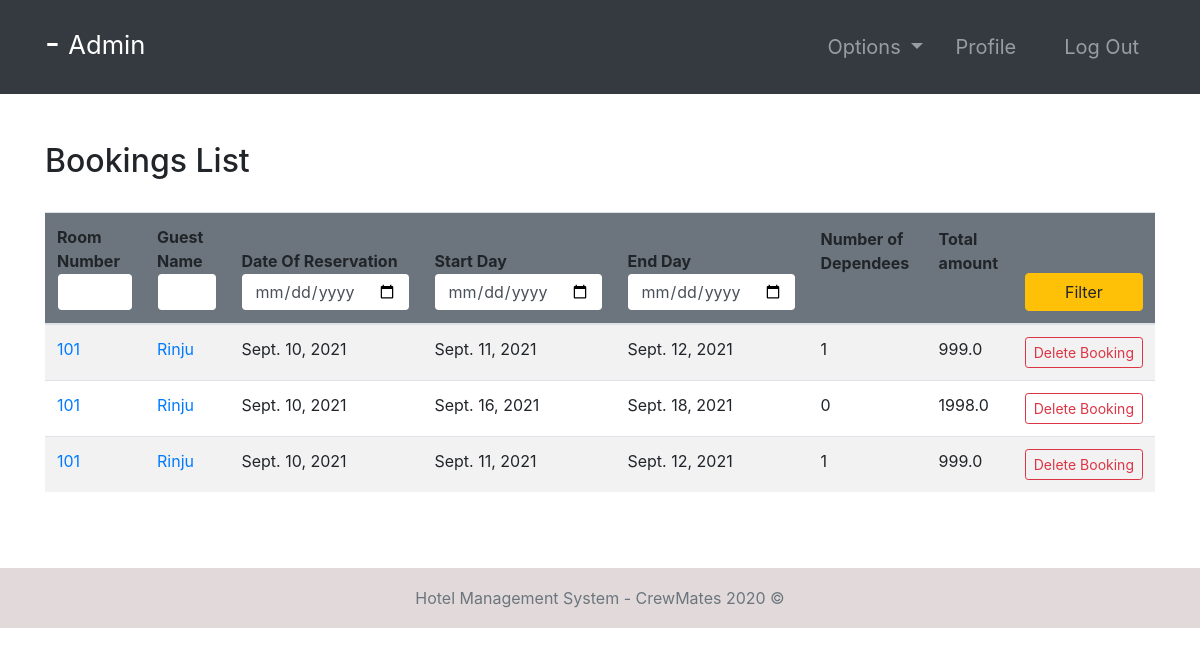
The page /bookings/ (signed in) on the database its author committed.
### room/models.py (models this page shows, shortened)
class Booking(models.Model):
    roomNumber = models.ForeignKey(Room, on_delete=models.CASCADE)
    guest = models.ForeignKey(Guest, null=True, on_delete=models.CASCADE)
    dateOfReservation = models.DateField(default=timezone.now)
    startDate = models.DateField()
    endDate = models.DateField()
    def numOfDep(self):
        return Dependees.objects.filter(booking=self).count()

class Room(models.Model):
    ROOM_TYPES = (
        ('King', 'King'),
        ('Luxury', 'Luxury'),
        ('Normal', 'Normal'),
        ('Economic', 'Economic'),
    )
    number = models.IntegerField(primary_key=True)
    capacity = models.SmallIntegerField()
    numberOfBeds = models.SmallIntegerField()
    roomType = models.CharField(max_length=20, choices=ROOM_TYPES)
    price = models.FloatField()
    statusStartDate = models.DateField(null=True)
    statusEndDate = models.DateField(null=True)

### accounts/models.py (models this page shows, shortened)
class Guest(models.Model):
    user = models.OneToOneField(User, null=True, on_delete=models.CASCADE)
    phoneNumber = PhoneNumberField(unique=True)

### room/views.py (the view, shortened to what this page needs)
# urls.py: path('bookings/', bookings, name="bookings"),
@login_required(login_url='login')
def bookings(request):
    import datetime
    role = str(request.user.groups.all()[0])
    path = role + "/"
    bookings = Booking.objects.all()
    totals = {}  # <booking : total>
    for booking in bookings:
        start_date = datetime.datetime.strptime(
            str(booking.startDate), "%Y-%m-%d")
        end_date = datetime.datetime.strptime(str(booking.endDate), "%Y-%m-%d")
        numberOfDays = abs((end_date-start_date).days)
        price = Room.objects.get(number=booking.roomNumber.number).price
        total = price * numberOfDays
        totals[booking] = total
    context = {
        "role": role,
        'bookings': bookings,
        'totals': totals
    }
    return render(request, path + "bookings.html", context)

### Templates/admin/bookings.html
{% extends '../index.html' %}
{% block context %}
{% include '../common_pages/bookings.html' %}
{% endblock %}

### Templates/incs/nav.html (shortened to what this page needs)
<nav class="navbar navbar-dark bg-dark navbar-expand-lg py-3 " role="navigation">
    <div class="container">
        <a href="" class="navbar-brand">
            <h2 class="text-capitalize">
                {{ request.user.first_name }} {{ request.user.last_name }} -
                <small>
                    {{ role }}
                </small>
            </h2>
        </a>
        <div class="collapse navbar-collapse" id="navbarTags">
            <ul class="navbar-nav ml-auto">
                <li class="nav-item dropdown p-2">
                    <a class="nav-link dropdown-toggle" href="#" id="navbarDropdown" role="button"
                        data-toggle="dropdown" aria-haspopup="true" aria-expanded="false">
                        Options
                    </a>
                </li>
                <li class="nav-item mr-3 p-2">
                    {% if role == 'staff' or role == 'receptionist' or role == 'admin' or role == 'manager' %}
                    <a href="{% url 'employee-profile' user.id %}" class="nav-link">Profile</a>
                    {% endif %}
                </li>
                <li class="nav-item p-2 ">
                    <a href="{% url 'logout' %}" class="nav-link">Log Out</a>
                </li>
            </ul>
        </div>
    </div>
</nav>

### Templates/common_pages/bookings.html (shortened to what this page needs)
<div class="container py-5">
    <div class="table-header row">
        <div class="col-sm-12 col-md-12 col-lg-4 mb-4">
            <h2>Bookings List</h2>
        </div>
    </div>
    <table class="table table-hover table-striped">
        <thead class="bg-secondary rounded">
            <tr>
                <form action="" method="POST">
                    <th>Room Number<input type="number" min="0" name="number" value="{{number}}"
                            class="form-control border border-secondary"></th>
                    <th>Guest Name<input type="text" name="name" value="{{name}}"
                            class="form-control border border-secondary"></th>
                    <th>Date Of Reservation<input type="date" name="rez" value="{{rez}}"
                            class="form-control border border-secondary"></th>
                    <th>Start Day<input type="date" name="fd" value="{{fd}}"
                            class="form-control border border-secondary"></th>
                    <th>End Day<input type="date" name="ed" value="{{ed}}" class="form-control border border-secondary">
                    </th>
                    <th class="pb-5">Number of Dependees</th>
                    <th class="pb-5">Total amount</th>
                    <th><button type="submit" name="filter" class="btn btn-warning w-100">Filter</button></th>
                </form>
            </tr>
        </thead>
        <tbody>
            {% for b in bookings %}
            <tr>
                <td><a href="{% url 'room-profile' b.roomNumber.number %}">{{b.roomNumber.number}}</a></td>
                <td><a href="{% url 'guest-profile' b.guest.user.id %}">{{b.guest.user.first_name}}</a></td>
                <td>{{ b.dateOfReservation }}</td>
                <td>{{ b.startDate }}</td>
                <td>{{ b.endDate }}</td>
                <td>{{ b.numOfDep }}</td>
                <td>
                    {% for key, value in totals.items %}
                    {% if key == b %}
                    {{ value }}
                    {% endif %}
                    {% endfor %}
                </td>
                {% if role == "admin" or role == 'manager' %}
                <td> <a href="{% url 'deleteBooking' b.id %}"
                        class="btn btn-sm btn-outline-danger">Delete&nbsp;Booking</a></td>
                {% endif %}
            </tr>
            {% endfor %}
        </tbody>
    </table>
</div>

### static/css/main.css (style rules this page uses)
* { margin: 0; padding: 0; -webkit-font-smoothing: antialiased; }
body { position: relative; }
nav .nav-item { font-size: 20px; }

### rows shown on the page
Booking: roomNumber.number "101", guest.user.first_name "Rinju", dateOfReservation "Sept. 10, 2021", startDate "Sept. 11, 2021", endDate "Sept. 12, 2021", numOfDep "1", value "999.0"
Booking: roomNumber.number "101", guest.user.first_name "Rinju", dateOfReservation "Sept. 10, 2021", startDate "Sept. 16, 2021", endDate "Sept. 18, 2021", numOfDep "0", value "1998.0"
Booking: roomNumber.number "101", guest.user.first_name "Rinju", dateOfReservation "Sept. 10, 2021", startDate "Sept. 11, 2021", endDate "Sept. 12, 2021", numOfDep "1", value "999.0"

### other values the page prints
{{ role }} "Admin"
